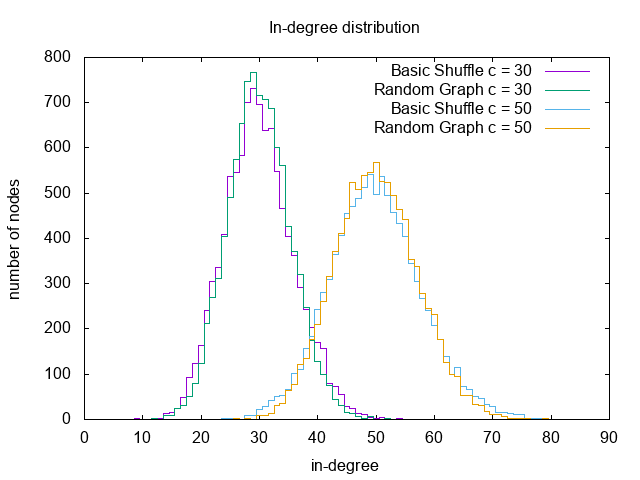

This figure's gnuplot source:
#set terminal png enhanced
set terminal png enhanced
set output 'plot.png'

set title "In-degree distribution"
set xlabel "in-degree"
set ylabel "number of nodes"
set key right top
plot "ids30.txt" title 'Basic Shuffle c = 30' with histeps, \
	"idr30.txt" title 'Random Graph c = 30' with histeps, \
	"ids50.txt" title 'Basic Shuffle c = 50' with histeps, \
	"idr50.txt" title 'Random Graph c = 50' with histeps
	
